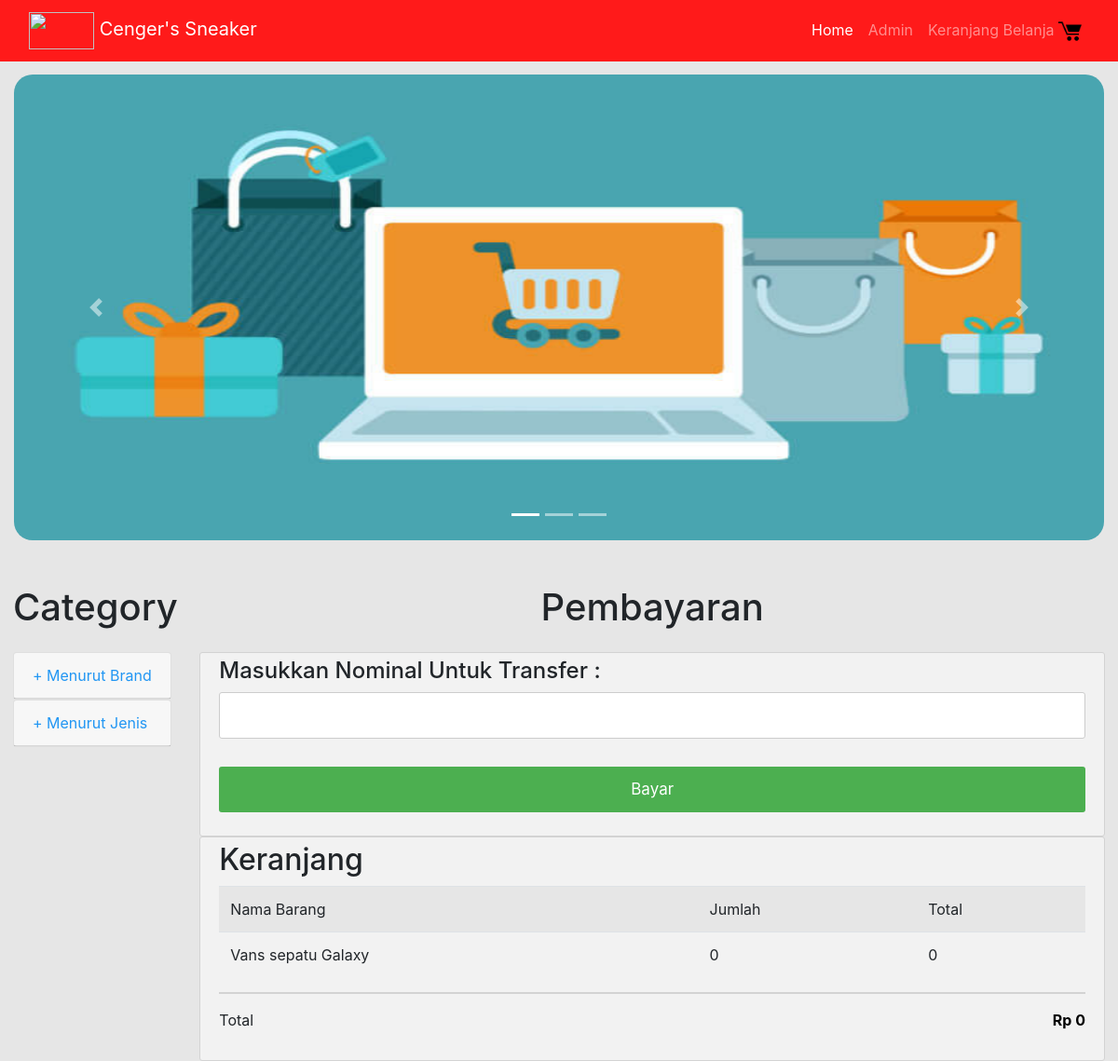
Page /endformulir.php on the committed database.
### tables this page shows
CREATE TABLE `cart` (
  `nama_sepatu` varchar(30) NOT NULL,
  `brand` varchar(30) NOT NULL,
  `harga` int(11) NOT NULL,
  `deskripsi` varchar(100) NOT NULL,
  `size_cart` varchar(30) NOT NULL,
  `jumlah_cart` int(11) NOT NULL,
  `total` int(11) NOT NULL,
  `id_cart` int(11) NOT NULL
);

### endformulir.php (the view, shortened to what this page needs)
<?php
include "admin/connection.php"
?>
<!DOCTYPE html>
<html>
<head>
	<link href="bootstrap.min.css" rel="stylesheet">
	<link href="tokoOnline.css" rel="stylesheet">
	<link rel="stylesheet" type="text/css" href="css/gaya.css">
	<link href="css/style.css" rel="stylesheet">
	<link href="gayaformulir.css" rel="stylesheet">
</head>
<body>
	<nav class="navbar navbar-expand-lg navbar-dark fixed-top" style="background-color: rgb(255, 26, 26)">
		<div class="container-fluid">
			<a class="navbar-brand" href="index.php"><img src="css/background/logo.png" style="width: 70px; height: 40px"> Cenger's Sneaker</a>
			<div class="collapse navbar-collapse" id="navbarResponsive">
				<ul class="navbar-nav ml-auto">
					<li class="nav-item active">
						<a class="nav-link" href="index.php">Home
						</a>
					</li>
					<li class="nav-item">
						<a class="nav-link" href="admin/index.php">Admin</a>
					</li>
					<li class="nav-item">
						<a class="nav-link" href="cart.php">Keranjang Belanja <img src="cart.png" style="width: 25px"></a>
					</li>
				</ul>
			</div>
		</div>
	</nav>
	<div class="container-fluid">
		<div id="carouselExampleIndicators" class="carousel slide my-4" data-ride="carousel">
			<ol class="carousel-indicators">
				<li data-target="#carouselExampleIndicators" data-slide-to="0" class="active"></li>
				<li data-target="#carouselExampleIndicators" data-slide-to="1"></li>
				<li data-target="#carouselExampleIndicators" data-slide-to="2"></li>
			</ol>
			<div class="carousel-inner" role="listbox" style="border-radius: 20px">
				<div class="carousel-item active">
					<img class="d-block img-fluid" src="gambar/1.jpg" alt="First slide" style="width: 100%">
				</div>
			</div>
			<a class="carousel-control-prev" href="#carouselExampleIndicators" role="button" data-slide="prev">
				<span class="carousel-control-prev-icon" aria-hidden="true"></span>
			</a>
			<a class="carousel-control-next" href="#carouselExampleIndicators" role="button" data-slide="next">
				<span class="carousel-control-next-icon" aria-hidden="true"></span>
			</a>
		</div>
		<div class="row">
			<div class="col-lg-2">
				<h1 class="my-4">Category</h1>
				<div class="list-group">
					<div id="card-183811">
						<div class="card">
							<div class="card-header">
								<a class="card-link collapsed" data-toggle="collapse" data-parent="#card-183811" href="#card-element-743534">+ Menurut Brand</a>
							</div>
						</div>
						<div class="card">
							<div class="card-header">
								<a class="card-link collapsed" data-toggle="collapse" data-parent="#card-183811" href="#card-element-916312">+ Menurut Jenis</a>
							</div>
						</div>
					</div>
				</div>
			</div>
			<div class="col-lg-10">
				<h1 class="my-4" style="text-align: center;">Pembayaran</h1>
				<div class="row">
					<div class="col-75">
						<div class="container">
							<form action="endformulir.php">
								<div class="row">
									<div class="col-50">
										<form action="" method="GET">
											<h4>Masukkan Nominal Untuk Transfer : </h4>
											<input type="text" name="nominal">
											<input type="submit" name="bayar" class="btn" value="Bayar">
										</form>
									</div>
								</div>
							</form>
						</div>
					</div>
					<div class="col-25">
						<div class="container">
							<h2>Keranjang</h2>
							<table  class="table table-striped">
								<tr>
									<td>Nama Barang</td>
									<td>Jumlah</td>
									<td>Total</td>
								</tr>
								<?php
								$stok = mysqli_query($mysqli,"SELECT * FROM cart");
								while ($show = mysqli_fetch_array($stok)) {
									?>
									<tr>
										<td><?php echo $show['nama_sepatu'];?></td>
										<td><?php echo $show['jumlah_cart'];?></td>
										<td><?php echo $show['total'];?></td>
									</tr>
									<?php } ?>
								</table>
								<hr>
								<?php
								$stok = mysqli_query($mysqli,"SELECT SUM(total) as total FROM cart");
								$show = mysqli_fetch_array($stok);
								?>
								<p>Total <span class="price" style="color:black"><b>Rp <?php echo $show['total']; ?></b></span></p>
							</div>
						</div>
					</div>
				</div>
			</div>
		</div>
	</body>
	</html>

### tokoOnline.css (style rules this page uses)
body { padding-top: 54px; }
.carousel-inner img { width: 900px; height: 500px; }
@media (min-width: 992px) { body { padding-top: 56px; } }

### css/gaya.css (style rules this page uses)
body { background-color: rgb(230, 230, 230); }

### gayaformulir.css (style rules this page uses)
.row { display: -ms-flexbox; display: flex; -ms-flex-wrap: wrap; flex-wrap: wrap; margin: 0 -16px; }
.col-25 { -ms-flex: 25%; flex: 25%; }
.col-50 { -ms-flex: 50%; flex: 50%; }
.col-75 { -ms-flex: 75%; flex: 75%; }
.col-25, .col-50, .col-75 { padding: 0 16px; }
.container { background-color: #f2f2f2; padding: 5px 20px 15px 20px; border: 1px solid lightgrey; border-radius: 3px; }
input[type=text] { width: 100%; margin-bottom: 20px; padding: 12px; border: 1px solid #ccc; border-radius: 3px; }
.btn { background-color: #4CAF50; color: white; padding: 12px; margin: 10px 0; border: none; width: 100%; border-radius: 3px; cursor: pointer; font-size: 17px; }
a { color: #2196F3; }
hr { border: 1px solid lightgrey; }
span.price { float: right; color: grey; }

### rows in the picture
cart: nama_sepatu "Vans sepatu Galaxy", jumlah_cart "0", total "0"

### other values in the picture
$show['total'] "0"
